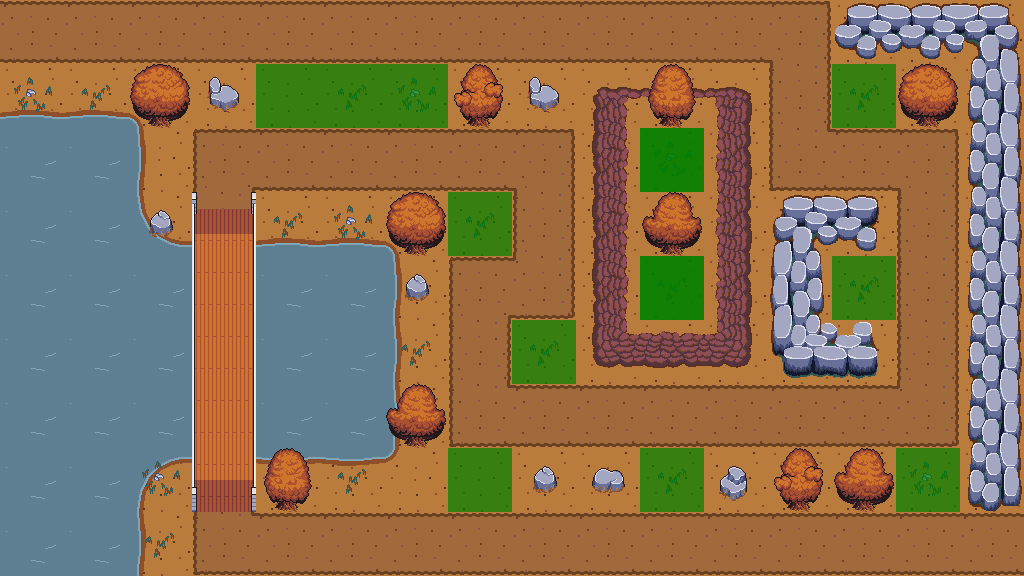

Rendered tile map (Tiled .tmx) drawn with the repository's tilesets; below, a short description and the full map source, tile grids included:
An orthogonal 16x9 tile map with 64x64 px tiles, 8 tile layers (Terrain_Background, Terrain_Path, Terrain_Water, Terrain_Cliffs, ...), 3 tilesets and 1 object.

<map version="1.10" tiledversion="1.11.2" orientation="orthogonal" renderorder="right-down" width="16" height="9" tilewidth="64" tileheight="64" infinite="0" nextlayerid="23" nextobjectid="5">
 <editorsettings>
  <export target="../game/public/assets/map/TD-map-lvl9.json" format="json" />
 </editorsettings>
 <tileset firstgid="1" name="GrassTilesetAutumn" tilewidth="64" tileheight="64" tilecount="272" columns="16">
  <image source="../game/public/assets/tilesets/GrassTilesetAutumn.png" width="1024" height="1088" />
 </tileset>
 <tileset firstgid="273" name="AnimatedWaterAutumn" tilewidth="64" tileheight="64" tilecount="490" columns="70">
  <image source="../game/public/assets/tilesets/AnimatedWaterAutumn.png" width="4480" height="448" />
 </tileset>
 <tileset firstgid="763" name="Solid_green" tilewidth="64" tileheight="64" tilecount="9" columns="3">
  <image source="../game/public/assets/Solid_green.png" width="200" height="200" />
 </tileset>
 <layer id="14" name="Terrain_Background" width="16" height="9" locked="1">
  <data encoding="csv">
19,19,19,19,19,19,19,19,19,19,19,19,19,19,19,19,
19,19,19,19,19,19,19,19,19,19,19,19,19,19,19,19,
19,19,19,19,19,19,19,19,19,19,19,19,19,19,19,19,
19,19,19,19,19,19,19,19,19,19,19,19,19,19,19,19,
19,19,19,19,19,19,19,19,19,19,19,19,19,19,19,19,
19,19,19,19,19,19,19,19,19,19,19,19,19,19,19,19,
19,19,19,19,19,19,19,19,19,19,19,19,19,19,19,19,
19,19,19,19,19,19,19,19,19,19,19,19,19,19,19,19,
19,19,19,19,19,19,19,19,19,19,19,19,19,19,19,19
</data>
 </layer>
 <layer id="15" name="Terrain_Path" width="16" height="9">
  <data encoding="csv">
23,23,23,23,23,23,23,23,55,55,55,55,24,0,0,0,
0,0,0,0,0,0,0,0,0,0,0,0,38,0,0,0,
0,0,0,22,55,55,55,23,24,0,0,0,54,23,24,0,
0,0,0,38,0,0,0,0,38,0,0,0,0,0,40,0,
0,0,0,0,0,0,0,22,56,0,0,0,0,0,38,0,
0,0,0,0,0,0,0,38,0,0,0,0,0,0,38,0,
0,0,0,0,0,0,0,54,23,55,55,55,23,23,56,0,
0,0,0,0,0,0,0,0,0,0,0,0,0,0,0,0,
0,0,0,54,55,55,55,55,23,55,55,23,23,23,23,23
</data>
 </layer>
 <layer id="16" name="Terrain_Water" width="16" height="9">
  <data encoding="csv">
0,0,0,0,0,0,0,0,0,0,0,0,0,0,0,0,
276,276,277,0,0,0,0,0,0,0,0,0,0,0,0,0,
486,486,347,0,0,0,0,0,0,0,0,0,0,0,0,0,
486,486,417,0,276,276,277,0,0,0,0,0,0,0,0,0,
486,486,486,0,486,486,347,0,0,0,0,0,0,0,0,0,
486,486,486,0,486,486,347,0,0,0,0,0,0,0,0,0,
486,486,486,0,486,486,347,0,0,0,0,0,0,0,0,0,
486,486,557,0,558,558,559,0,0,0,0,0,0,0,0,0,
486,486,347,0,0,0,0,0,0,0,0,0,0,0,0,0
</data>
 </layer>
 <layer id="17" name="Terrain_Cliffs" width="16" height="9">
  <data encoding="csv">
0,0,0,0,0,0,0,0,0,0,0,0,0,0,0,0,
0,0,0,0,0,0,0,0,0,102,103,104,0,0,0,0,
0,0,0,0,0,0,0,0,0,118,0,120,0,0,0,0,
0,0,0,0,0,0,0,0,0,118,0,120,0,0,0,0,
0,0,0,0,0,0,0,0,0,118,0,120,0,0,0,0,
0,0,0,0,0,0,0,0,0,134,135,136,0,0,0,0,
0,0,0,0,0,0,0,0,0,0,0,0,0,0,0,0,
0,0,0,0,0,0,0,0,0,0,0,0,0,0,0,0,
0,0,0,0,0,0,0,0,0,0,0,0,0,0,0,0
</data>
 </layer>
 <layer id="18" name="Props" width="16" height="9">
  <data encoding="csv">
0,0,0,0,0,0,0,0,0,0,0,0,0,153,154,186,
0,0,0,222,0,0,0,0,222,0,0,0,0,0,0,184,
0,0,0,0,0,0,0,0,0,0,0,0,0,0,0,184,
0,0,207,204,0,0,0,0,0,0,0,0,185,155,0,184,
0,0,0,220,0,0,207,0,0,0,0,0,183,156,0,184,
0,0,0,220,0,0,0,0,0,0,0,0,201,171,0,184,
0,0,0,220,0,0,0,0,0,0,0,0,0,0,0,184,
0,0,0,236,0,0,0,0,207,206,0,223,0,0,0,200,
0,0,0,0,0,0,0,0,0,0,0,0,0,0,0,0
</data>
 </layer>
 <layer id="19" name="Details" width="16" height="9">
  <data encoding="csv">
0,0,0,0,0,0,0,0,0,0,0,0,0,0,0,0,
157,156,159,0,0,156,157,175,0,0,158,0,0,156,159,0,
0,0,0,0,0,0,0,0,0,0,157,0,0,0,0,0,
0,0,0,0,156,157,159,156,0,0,174,0,0,0,0,0,
0,0,0,0,0,0,0,0,0,0,156,0,0,0,0,0,
0,0,0,0,0,0,156,0,156,0,0,0,0,0,0,0,
0,0,0,0,0,0,174,0,0,0,0,0,0,0,0,0,
0,0,157,0,158,156,0,0,0,0,156,0,175,174,157,0,
0,0,156,0,0,0,0,0,0,0,0,0,0,0,0,0
</data>
 </layer>
 <objectgroup id="20" name="Waypoints">
  <object id="4" x="0" y="0">
   <polyline points="0,0 -78.1657,28.6608 805.107,29.9635 802.501,157.634 931.475,157.634 930.172,414.278 480.719,416.884 482.022,287.91 545.857,287.91 545.857,157.634 224.075,160.24 226.681,545.857 1104.74,543.252" />
  </object>
 </objectgroup>
 <layer id="21" name="Buildable" width="16" height="9" opacity="0.7">
  <data encoding="csv">
0,0,0,0,0,0,0,0,0,0,0,0,0,0,0,0,
0,0,0,0,763,763,763,0,0,0,0,0,0,763,0,0,
0,0,0,0,0,0,0,0,0,0,763,0,0,0,0,0,
0,0,0,0,0,0,0,763,0,0,0,0,0,0,0,0,
0,0,0,0,0,0,0,0,0,0,763,0,0,763,0,0,
0,0,0,0,0,0,0,0,763,0,0,0,0,0,0,0,
0,0,0,0,0,0,0,0,0,0,0,0,0,0,0,0,
0,0,0,0,0,0,0,763,0,0,763,0,0,0,763,0,
0,0,0,0,0,0,0,0,0,0,0,0,0,0,0,0
</data>
 </layer>
 <layer id="22" name="Highground" width="16" height="9" opacity="0.7">
  <data encoding="csv">
0,0,0,0,0,0,0,0,0,0,0,0,0,0,0,0,
0,0,0,0,0,0,0,0,0,0,0,0,0,0,0,0,
0,0,0,0,0,0,0,0,0,0,763,0,0,0,0,0,
0,0,0,0,0,0,0,0,0,0,0,0,0,0,0,0,
0,0,0,0,0,0,0,0,0,0,763,0,0,0,0,0,
0,0,0,0,0,0,0,0,0,0,0,0,0,0,0,0,
0,0,0,0,0,0,0,0,0,0,0,0,0,0,0,0,
0,0,0,0,0,0,0,0,0,0,0,0,0,0,0,0,
0,0,0,0,0,0,0,0,0,0,0,0,0,0,0,0
</data>
 </layer>
</map>
